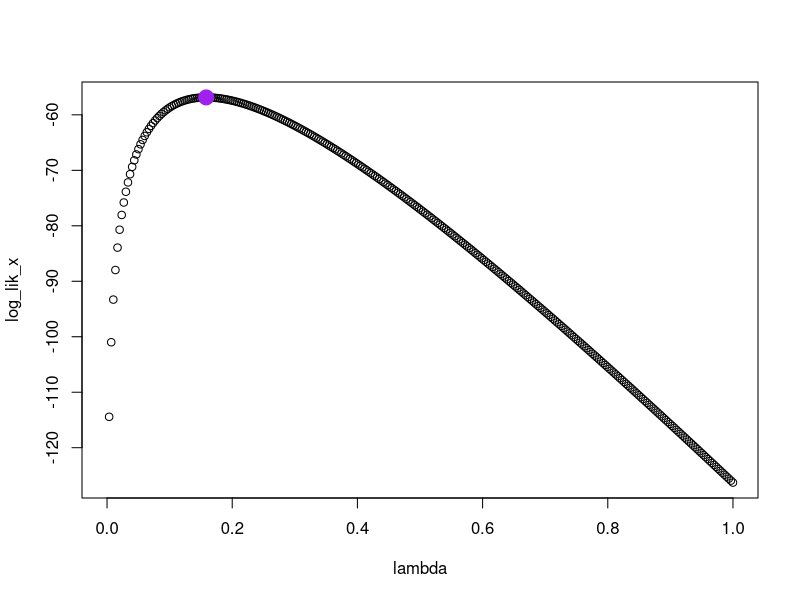
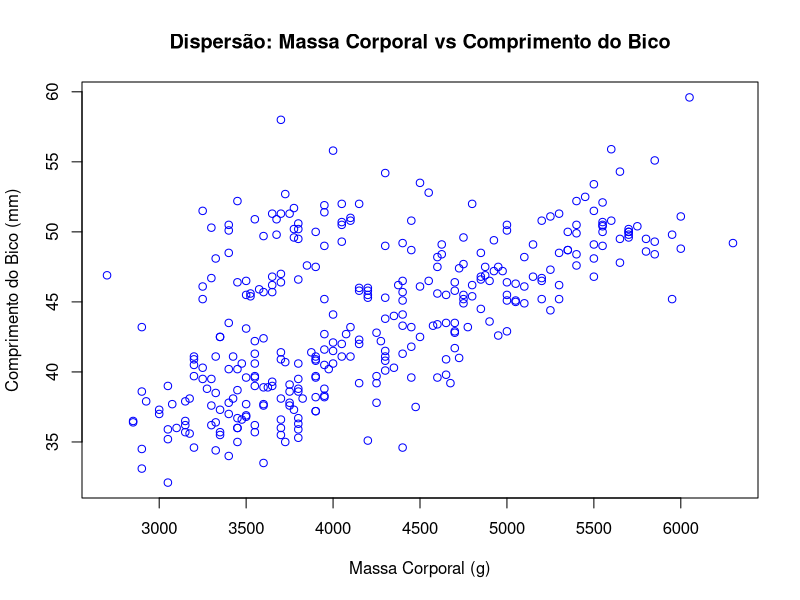
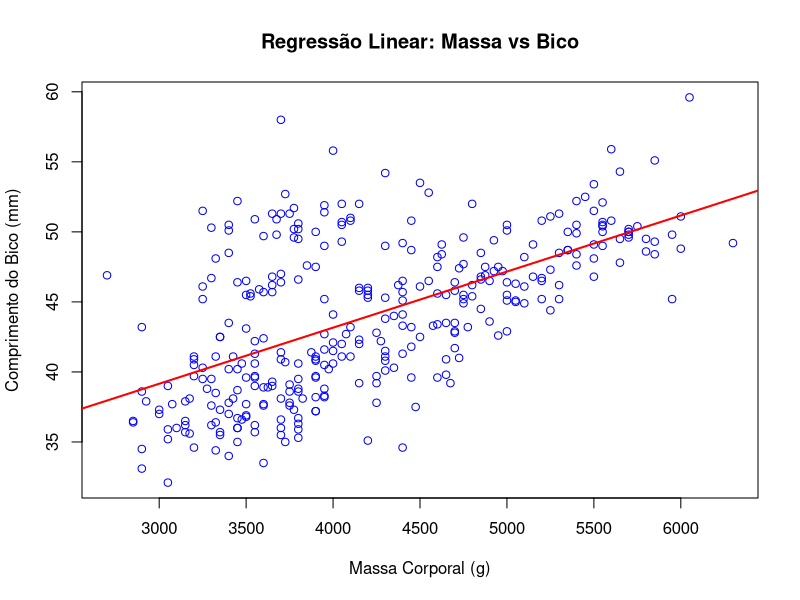
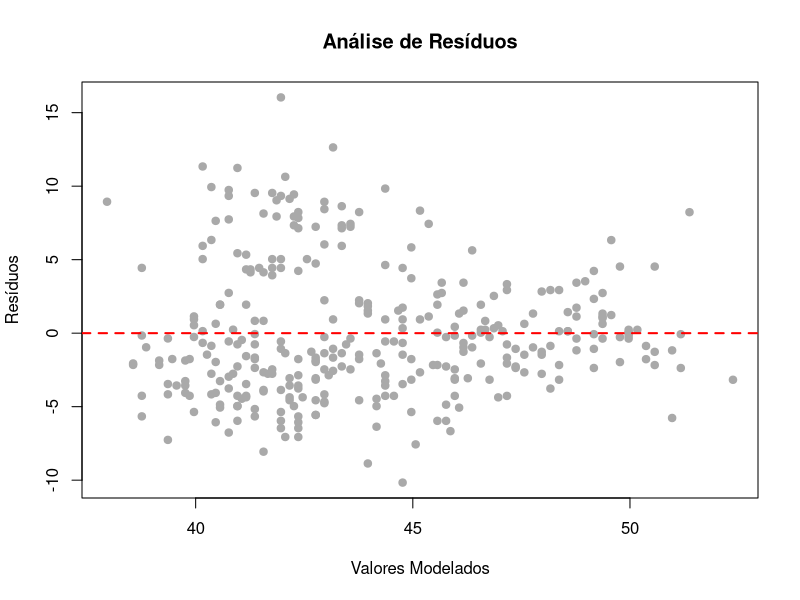
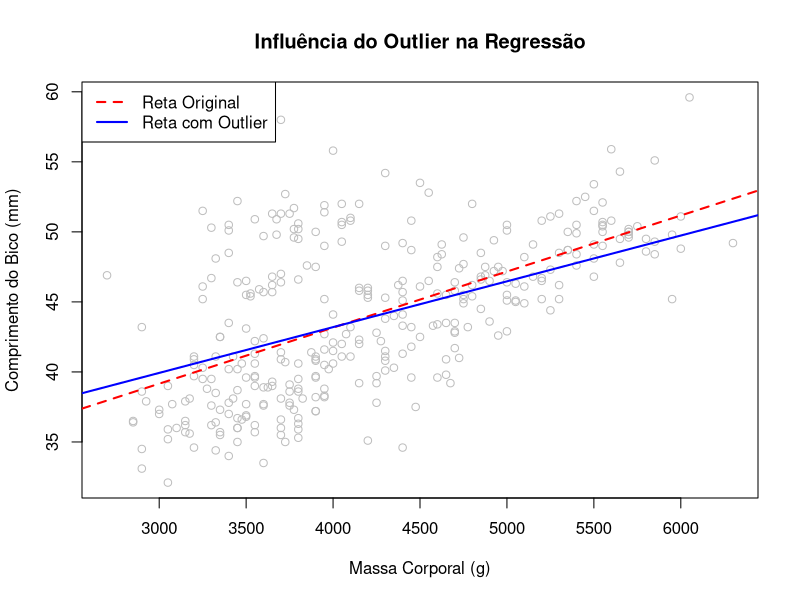

The R source for these figures, in order:
library(ggplot2) # if needed, please type 'install.packages("ggplot2")' in your R console

#############################################################
######################   QUESTION 1    ######################
#############################################################

X <- c(0.99, 2.31, 10.85, 6.15, 10.81, 3.72, 5.75, 4.15, 9.27, 7.84, 2.31, 10.85, 6.15, 1.81, 3.72, 5.75, 10.40, 10.04, 4.15, 9.27)


########### item 3 ###########
sumX <- sum(X)
n <- length(X)
mleX <- n/sumX
mleX


########### item 4 ###########
lambda <- seq (0, 1, length.out = 300)
log_lik_x <- n * log(lambda) - lambda*sumX
plot (lambda, log_lik_x)
log_lik_max <- n * log (mleX) - mleX * sumX
points (mleX, log_lik_max, col = "purple", pch = 19 , cex = 2)

maxLik <- 20*log(mleX, base = exp(1)) - mleX*sumX
maxLik

########### item 4 ###########
expec_val <- 1/mleX
expec_val

################QUESTÃO 2#####################
#install.packages("palmerpenguins"); não vamos mais precisar
library(palmerpenguins);
penguins_data <-na.omit(penguins) # desconsiderando os dados faltantes

# Item 1
x <- penguins_data$body_mass_g
y <- penguins_data$bill_length_mm

plot(x, y,
     main = "Dispersão: Massa Corporal vs Comprimento do Bico",
     xlab = "Massa Corporal (g)",
     ylab = "Comprimento do Bico (mm)",
     col = "blue")

cor(x, y)

# Item 2
# Minimos Quadrados
x_media <- mean(x)
y_media <- mean(y)

numerador <- sum((x - x_media) * (y - y_media))
denominador <- sum((x - x_media)^2)

beta1 <- numerador / denominador
beta0 <- y_media - (beta1 * x_media)

# Usando lm()
reg_linear <- lm(y ~ x)
coeficientes <- coef(reg_linear)

plot(x, y,
     main = "Regressão Linear: Massa vs Bico",
     xlab = "Massa Corporal (g)",
     ylab = "Comprimento do Bico (mm)",
     col = "blue")

abline(reg_linear, col = "red", lwd = 2)

# Item 3
# Residuos
y_reg <- beta0+(beta1*x)
residuos <- y - y_reg

# MSE, RMSE e R2
mse <- mean(residuos^2)
rmse <- sqrt(mse)
sq_residuos <- sum(residuos^2)
sq_total <- sum((y - mean(y))^2)
r2 <- 1 - (sq_residuos / sq_total)

plot(y_reg, residuos,
     main = "Análise de Resíduos",
     xlab = "Valores Modelados",
     ylab = "Resíduos",
     pch = 19, col = "darkgray")
abline(h = 0, col = "red", lty = 2, lwd = 2) #zero

# Item 4
# Introduzir outlier
x_mod <- x
y_mod <- y
x_mod[1] <- 8000
y_mod[1] <- 15

# Nova regressão
reg_mod <- lm(y_mod ~ x_mod)

residuos_mod <- residuals(reg_mod)
rmse_mod <- sqrt(mean(residuos_mod^2))
r2_mod <- summary(reg_mod)$r.squared


# Plot
plot(x, y,
     main = "Influência do Outlier na Regressão",
     xlab = "Massa Corporal (g)",
     ylab = "Comprimento do Bico (mm)",
     col = "gray", pch = 1) # Dados originais em cinza claro

# Outlier em destaque
points(x_mod[1], y_mod[1], col = "blue", pch = 19, cex = 2) # Ponto azul grande
text(x_mod[1], y_mod[1], labels = "Outlier", pos = 4, col = "blue")

abline(beta0, beta1, col = "red", lwd = 2, lty = 2)
abline(reg_mod, col = "blue", lwd = 2)

legend("topleft", 
       legend = c("Reta Original", "Reta com Outlier"),
       col = c("red", "blue"), 
       lty = c(2, 1), lwd = 2)
